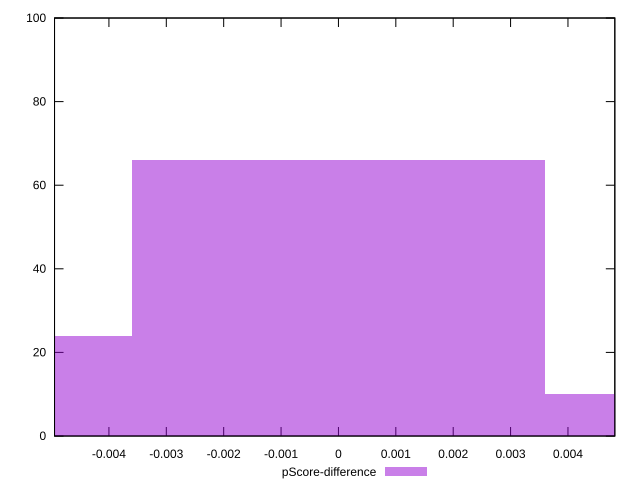

This chart was generated by the following gnuplot code:
reset

$pScoreDifference <<EOF
-0.007184356228382255 24
0 66
0.007184356228382255 10
EOF

set key outside below
set boxwidth 0.007184356228382255
set xrange [-0.004947844028381998:0.004816733144997087]
set yrange [0:100]
set trange [0:100]
set style fill transparent solid 0.5 noborder
set terminal svg size 640, 490 enhanced background rgb 'white'
set output "report/report_00029_2021-02-24T13-36-40.390Z/cumulative-layout-shift/samples/astro/pScore-difference/histogram.svg"

plot $pScoreDifference title "pScore-difference" with boxes

reset
